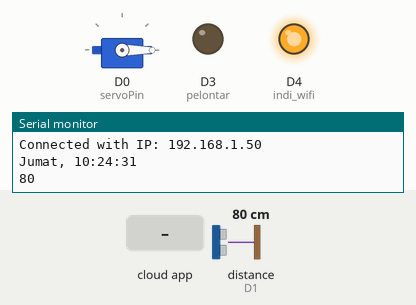
The sketch below on a simulated ESP8266 (NodeMCU). On the bench: servo, output pins drawn as LEDs (lit = HIGH), the last lines printed to the serial monitor. Wiring (inferred from the names in the program): ultrasonic range finder: trigger D2; echo D1. The test bench sets the inputs (shaded band); at power-on: distance to the obstacle (sensor on D1) 80 cm. The echo pulse lasts 58.3 µs per cm; WiFi joins after 1.5 s; servers stay silent unless stated; network time is answered at once with the bench clock; the local clock reads 2024-03-15 10:24:30 at power-on unless the sketch sets it; the Firebase database answers and starts empty; pins used as bus, display or sensor lines are not drawn.

Above: at 2.9 s.
3.0 s: the phone or cloud app sets servo to 1
At 4.2 s:
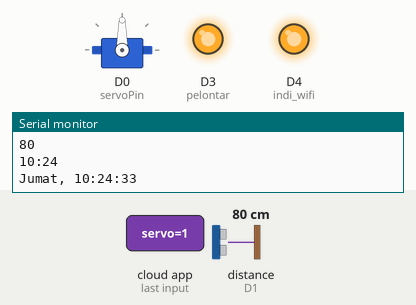
4.7 s: the phone or cloud app sets servo to 0
At 5.3 s:
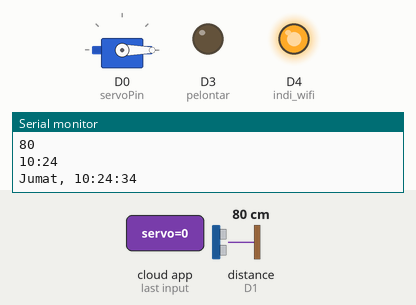
Timing chart, 0 to 7.7 s (numbered marks = the images above; inputs shaded):
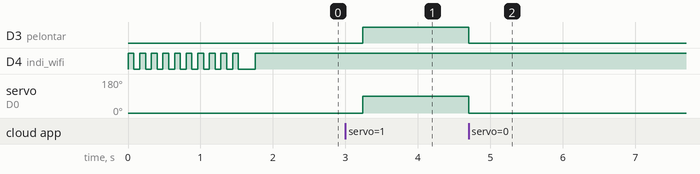

Measured:
- after the input at 3.0 s, D3 (pelontar): LOW → HIGH after 0.24 s; servo on D0 (servoPin): 0° → 90° after 0.24 s
- after the input at 4.7 s, D3 (pelontar): HIGH → LOW at once; servo on D0 (servoPin): 90° → 0° at once

The sketch:

sistem_Pakan_Ikan_otomatis.ino
```cpp
#include "FirebaseESP8266.h"
#include <ESP8266WiFi.h>
#include<Servo.h>

#define FIREBASE_HOST "pakan-ikan-nodemcu.firebaseio.com"
#define FIREBASE_AUTH "wofAS9n7yoQAo0hBN1msots5o0PNwrdVqFFz1zpr"
#define WIFI_SSID "Robotic_Garage"
#define WIFI_PASSWORD "robotic77"
#define indi_wifi D4

//time
#include <NTPClient.h>
#include <WiFiUdp.h>
char daysOfTheWeek[7][12] = {"Minggu", "Senin", "Selasa", "Rabu", "Kamis", "Jumat", "Sabtu"};

WiFiUDP ntpUDP;
NTPClient timeClient(ntpUDP, "asia.pool.ntp.org", 25200, 60000);

//inisialisasi Servo
Servo servo;
int servoPin = D0;
int servoVal = 0;

//inisialisasi Pelontar
#define pelontar D3

//ultrasonic
int trig= D2;
int echo= D1;
long durasi, jarak;

 int kondisi = 0;

//Define FirebaseESP8266 data object
FirebaseData firebaseData;

void setup()
{
  Serial.begin(115200);
  timeClient.begin();
  pinMode(indi_wifi, OUTPUT);
  //Servo
  servo.attach(servoPin);
  servo.write(0);
  //pelontar
  pinMode(pelontar,OUTPUT);
  //ultrasonic
  pinMode(trig, OUTPUT);
  pinMode(echo, INPUT);
  //WiFi
  WiFi.begin(WIFI_SSID, WIFI_PASSWORD);
  Serial.print("Connecting to Wi-Fi");
  while (WiFi.status() != WL_CONNECTED)
  {
    digitalWrite(indi_wifi,HIGH);
    delay(80);
    digitalWrite(indi_wifi,LOW);
    delay(80);
  }
  Serial.println();
  Serial.print("Connected with IP: ");
  Serial.println(WiFi.localIP());
  Serial.println();
  //firebase
  Firebase.begin(FIREBASE_HOST, FIREBASE_AUTH);
  Firebase.reconnectWiFi(true);
  Firebase.setFloat(firebaseData,"servo",0);
}

void loop()
{
  if (WiFi.status() == WL_CONNECTED)
  {
    digitalWrite(indi_wifi,HIGH);
  }
 timeClient.update();

  Serial.print(daysOfTheWeek[timeClient.getDay()]);
  Serial.print(", ");
  Serial.print(timeClient.getHours());
  Serial.print(":");
  Serial.print(timeClient.getMinutes());
  Serial.print(":");
  Serial.println(timeClient.getSeconds());
  //Serial.println(timeClient.getFormattedTime());

  delay(1000);
  status_pakan(); // status box pakan ikan
// setting jam pakan ikan via app
  Firebase.getString(firebaseData,"jam");
  String fb_jam = firebaseData.stringData();
  String jam = String(timeClient.getHours());
  String menit = String(timeClient.getMinutes());
  if(timeClient.getMinutes() < 10){
      menit = "0"+menit;
    }
  String jamBuka = jam+":"+menit;
  Serial.println(jamBuka);
  if (jamBuka == fb_jam){
     Firebase.setFloat(firebaseData,"servo",1);
     digitalWrite(pelontar,HIGH);
        for(int i =90; i>=0; i--){
        servo.write(i);
        delay(10);
        Serial.println("Buka jam Aplikasi");
        break;
     }
     kondisi = 1;
  }

  if(jamBuka != fb_jam && kondisi == 1){
    Firebase.setFloat(firebaseData,"servo",0);
    digitalWrite(pelontar,LOW);
      for(int i=0; i<=90;i++){
          servo.write(i);
          delay(10);
          Serial.println("tutup");
          break;
        }
        kondisi = 0;
    }
//jadwal pakan ikan pagi dan sore
//pagi
    if ((timeClient.getHours() == 11) && (timeClient.getMinutes() == 30)&& (timeClient.getSeconds() == 0)){
       Firebase.setFloat(firebaseData,"servo",1);
       digitalWrite(pelontar,HIGH);
        for(int i =90; i>=0; i--){
          servo.write(i);
          delay(10);
          break;
      }
  }
  if ((timeClient.getHours() == 11) && (timeClient.getMinutes() == 30)&& (timeClient.getSeconds() == 45)){
      Firebase.setFloat(firebaseData,"servo",0);
      digitalWrite(pelontar,LOW);
       for(int i=0; i<=90; i++){
          servo.write(i);
          delay(10);
          break;
      }
  }
  //sore
  if ((timeClient.getHours() == 15) && (timeClient.getMinutes() == 30)&& (timeClient.getSeconds() == 0)){
      Firebase.setFloat(firebaseData,"servo",1);
       digitalWrite(pelontar,HIGH);
      for(int i =90; i>=0; i--){
        servo.write(i);
        delay(10);
        break;
     }
  }
    if ((timeClient.getHours() == 15) && (timeClient.getMinutes() == 30)&& (timeClient.getSeconds() == 45)){
      Firebase.setFloat(firebaseData,"servo",0);
      digitalWrite(pelontar,LOW);
       for(int i=0; i<=90; i++){
          servo.write(i);
          delay(10);
          break;
      }
   }
  // setup android and firebase
  Firebase.getInt(firebaseData,"servo");
  servoVal =firebaseData.intData();
  if(servoVal == 0){
    digitalWrite(pelontar,LOW);
      for(int i=0; i<=90; i++){
        servo.write(i);
        delay(10);
        break;
      }
    }
      if(servoVal == 1){
        digitalWrite(pelontar,HIGH);
      for(int i =90; i>=0; i--){
        servo.write(i);
        delay(10);
        break;
      }
    }
 }
 void status_pakan(){
  digitalWrite(trig, LOW);
  delayMicroseconds(8);
  digitalWrite(trig, HIGH);
  delayMicroseconds(8);
  digitalWrite(trig, LOW);
  delayMicroseconds(8);

  durasi= pulseIn(echo, HIGH);
  jarak= (durasi/2) / 29.1;
  Serial.println(jarak);

    if (jarak <= 20){
      Firebase.setFloat(firebaseData,"status_pakan",1);
    }
     else{
      Firebase.setFloat(firebaseData,"status_pakan",0);
    }
 }
```
